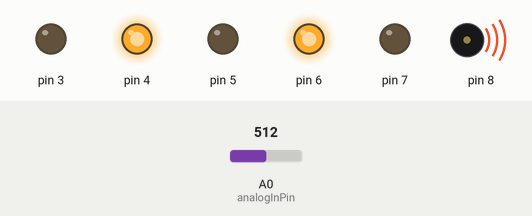
Simulated run of this sketch. Board: Arduino Uno, built with avr-gcc and run on an emulated ATmega328P. On the bench: output pins drawn as LEDs (lit = HIGH), buzzer (waves = sounding). Dashed ring = blinking. The inputs (shaded band) are chosen by the test bench; at power-on: A0 (analogInPin) = 512.

Above: at 6.9 s.
7.0 s: A0 (analogInPin) set to 491
At 13.1 s:
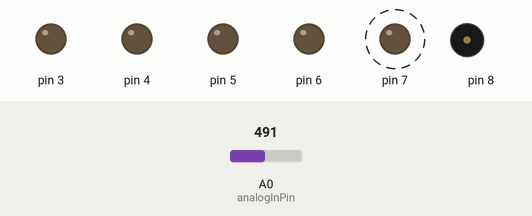
13.9 s: A0 (analogInPin) set to 510
At 14.2 s:
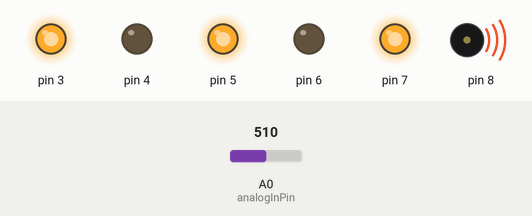
20.8 s: A0 (analogInPin) set to 490
At 25.86 s:
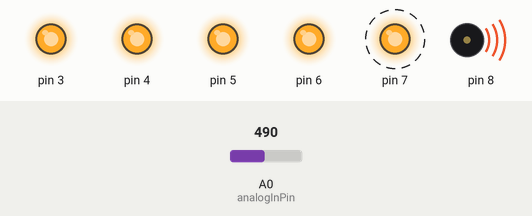
27.7 s: A0 (analogInPin) set to 511
At 29.3 s:
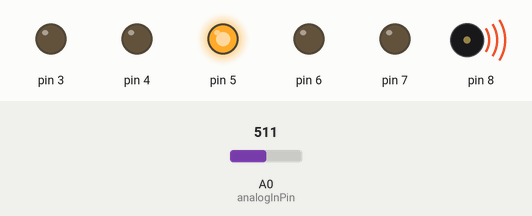
Timing chart, 0 to 35.6 s (numbered marks = the images above; inputs shaded):
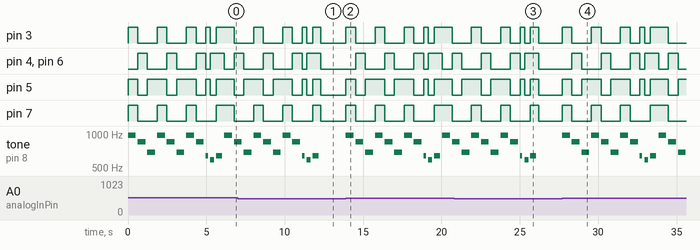

The sketch:

FinalProject_1005.ino
```cpp
/*
  NOTES TO FREQUENCIES BEING USED:
       NOTE_A =  971
       NOTE_A2 = 591
       NOTE_D =  642 (155 DELAY)
       NOTE_D2 = 642 (385 DELAY)
       NOTE_E =  690
       NOTE_G =  851

  THESE NOTES WILL PLAY A SEQUENCE OF THE SONG:
        THE HEALING SONG
  FROM THE VIDEO GAME: LEGEND OF ZELDA: MAJORA'S MASK

  THE KNOB IS BEING USEED TO TURN OFF THE SOUND AFTER THE LOOP IS COMPLETE
*/

const int analogInPin = A0;
int sensorValue = 0;

void setup() {//BEGIN SETUP
  pinMode(3, OUTPUT);
  pinMode(4, OUTPUT);
  pinMode(5, OUTPUT);
  pinMode(6, OUTPUT);
  pinMode(7, OUTPUT);
}//END SETUP

void loop() {//BEGIN LOOP
  sensorValue = analogRead(analogInPin);
  Serial.println(sensorValue);
  /*THIS STATEMENT WILL ALLOW THE USER TO EITHER LET THE TONES PLAY, OR COMPLETELY SHUT IT OFF
  AFTER TURNING MORE THAN HALF WAY, AFTER THE LOOP IS COMPLETE*/

  if (sensorValue > 500) {
    playNotes();
  } else {
    digitalWrite(3, LOW); digitalWrite(4, LOW); digitalWrite(5, LOW); digitalWrite(6, LOW); digitalWrite(7, LOW);
    noTone(8);
  }
}//END LOOP
/*------------------------------NOTE FUNCTIONS----------------------------
  THESE ARE SEPARATE FUNCTIONS FOR PLAYING THE NOTE TONES*/
void playNotes() {//BEGIN PLAYNOTES
  NOTE_A();
  NOTE_G();
  NOTE_E();

  NOTE_A();
  NOTE_G();
  NOTE_E();

  NOTE_A();
  NOTE_G();

  NOTE_D();
  NOTE_A2();
  NOTE_D2();
}//END PLAYNOTES

/*EACH TONE/NOTE HAS A SPECIFIC FREQUENCY AND/OR DURATION*/
void NOTE_A() {//BEGIN NOTE A
  tone(8, 971, 3000);
  digitalWrite(3, HIGH); digitalWrite(4, LOW); digitalWrite(5, HIGH); digitalWrite(6, LOW); digitalWrite(7, HIGH);
  delay(500);  noTone(8); delay(120);
}//END NOTE A

void NOTE_G() {//BEGIN NOTE G
  tone(8, 851, 3000);
  digitalWrite(3, LOW); digitalWrite(4, HIGH); digitalWrite(5, LOW); digitalWrite(6, HIGH); digitalWrite(7, LOW);
  delay(500);  noTone(8); delay(120);
}//END NOTE G

void NOTE_E() {//BEGIN NOTE E
  tone(8, 690, 3000);
  digitalWrite(3, LOW); digitalWrite(4, LOW); digitalWrite(5, HIGH); digitalWrite(6, LOW); digitalWrite(7, LOW);
  delay(500);  noTone(8); delay(120);
}//END NOTE E

void NOTE_D() {//BEGIN NOTE D
  tone(8, 642, 4000);
  digitalWrite(3, HIGH); digitalWrite(4, LOW); digitalWrite(5, HIGH); digitalWrite(6, LOW); digitalWrite(7, LOW);
  delay(155);  noTone(8); delay(140);
}//END NOTE D

void NOTE_D2() {//BEGIN NOTE D2
  tone(8, 642, 4000);
  digitalWrite(3, HIGH); digitalWrite(4, HIGH); digitalWrite(5, HIGH); digitalWrite(6, HIGH); digitalWrite(7, HIGH);
  delay(385);  noTone(8); delay(140);
}//END NOTE D2

void NOTE_A2() {//BEGIN NOTE A2
  tone(8, 591, 4000);
  digitalWrite(3, LOW); digitalWrite(4, HIGH); digitalWrite(5, LOW); digitalWrite(6, HIGH); digitalWrite(7, LOW);
  delay(250);  noTone(8); delay(120);
}//END NOTE A2
```

Measured:
- the behaviour switches between 501 and 500 on A0 (analogInPin) (found by bisection; images 0 and 1)
- after the input at 7.0 s, pin 4, pin 6: goes on until 12.3 s, then stays LOW; tone on pin 8: goes on until 12.2 s, then stays silent
- after the input at 13.9 s, pin 3: LOW → HIGH at once, → LOW 0.62 s later, → HIGH 1.2 s later, → LOW 0.62 s later, … (10 changes in this stretch); pin 4: LOW → HIGH after 0.62 s, → LOW 0.62 s later, → HIGH 1.2 s later, → LOW 0.62 s later, … (9 changes in this stretch)
- after the input at 20.8 s, pin 4, pin 6: goes on until 26.2 s, then stays LOW; tone on pin 8: goes on until 26.1 s, then stays silent
- after the input at 27.7 s, pin 3: LOW → HIGH at once, → LOW 0.62 s later, → HIGH 1.2 s later, → LOW 0.62 s later, … (10 changes in this stretch); pin 4: LOW → HIGH after 0.62 s, → LOW 0.62 s later, → HIGH 1.2 s later, → LOW 0.62 s later, … (10 changes in this stretch)
- by itself, tone on pin 8: plays 971 Hz for 0.50 s, 851 Hz for 0.50 s, 690 Hz for 0.50 s, 971 Hz for 0.50 s, 851 Hz for 0.50 s, 690 Hz for 0.50 s … (13 notes in this stretch)
